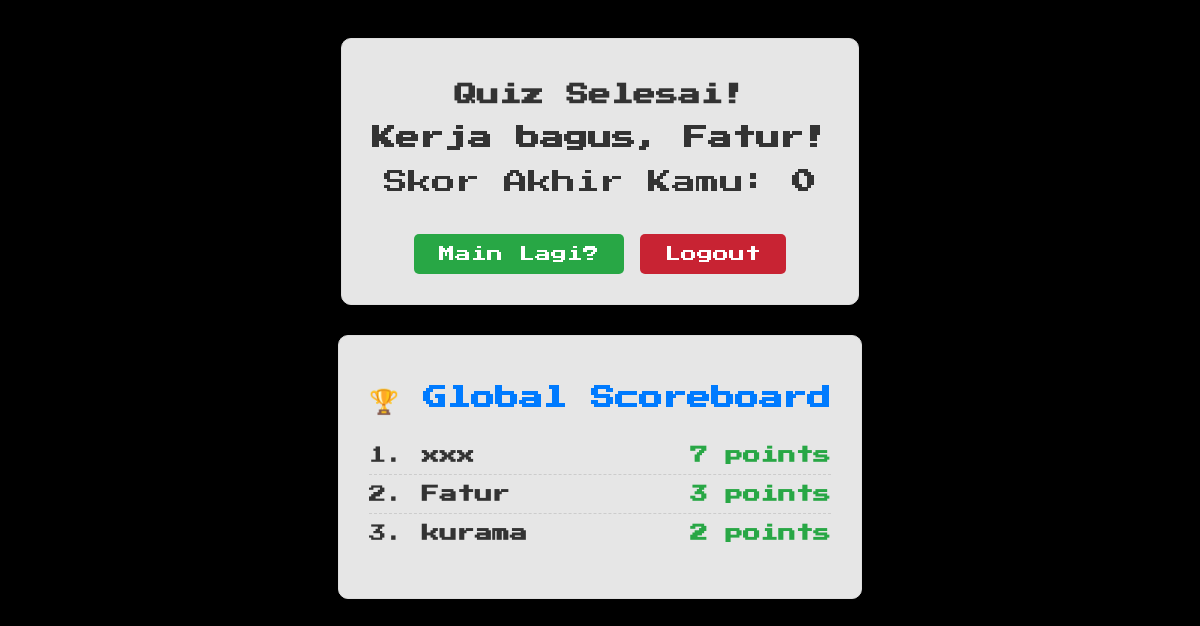
The page /results (signed in) on the database as committed earlier.
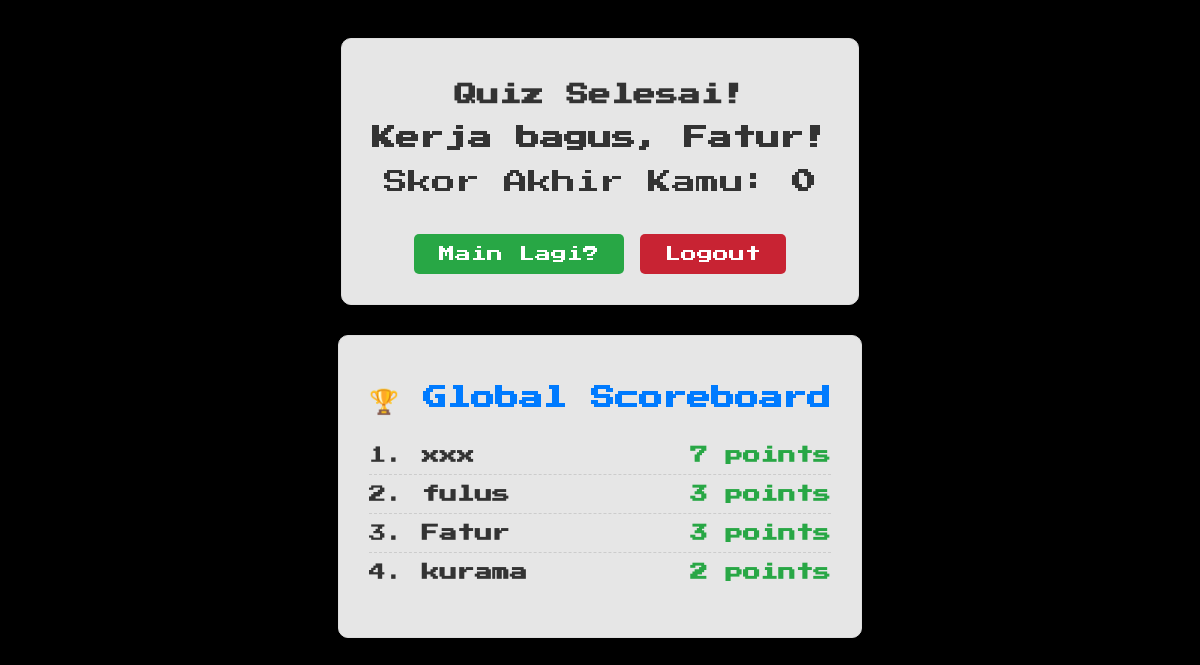
The same page on the database as committed later.
### app.py (models this page shows, shortened)
class User(UserMixin, db.Model):
    id = db.Column(db.Integer, primary_key=True)
    username = db.Column(db.String(80), unique=True, nullable=False)
    password_hash = db.Column(db.String(256), nullable=False)
    current_scene = db.Column(db.String(100), nullable=False, default='scene_1')

class ScoreEntry(db.Model):
    id = db.Column(db.Integer, primary_key=True)
    username = db.Column(db.String(80), nullable=False)
    score = db.Column(db.Integer, nullable=False)
    timestamp = db.Column(db.DateTime, default=db.func.now())
    user_id = db.Column(db.Integer, db.ForeignKey('user.id'), nullable=False)
    user = db.relationship('User', backref=db.backref('scores', lazy=True))

### app.py (the view)
@app.route('/results')
@login_required
def results():
    score = session.get('score', 0)
    if score > 0:
        db.session.add(ScoreEntry(username=current_user.username, score=score, user_id=current_user.id))
        db.session.commit()
    top_scores_query = db.session.query(ScoreEntry.username, func.max(ScoreEntry.score).label("max_score")).group_by(ScoreEntry.username).order_by(func.max(ScoreEntry.score).desc()).limit(10).all()
    top_scores = [{'username': s.username, 'score': s.max_score} for s in top_scores_query]
    session.pop('score', None); session.pop('q_indices', None); session.pop('current_q_index', None)
    return render_template('results.html', username=current_user.username, score=score, top_scores=top_scores)

### app.py (called while the page is built)
@login_manager.user_loader
def load_user(user_id):
    return User.query.get(int(user_id))

### templates/results.html (shortened to what this page needs)
<!DOCTYPE html>
<html lang="en">
<head>
    <link rel="stylesheet" href="{{ url_for('static', filename='css/style.css') }}">
</head>
<body>
    <div class="page-wrapper">
    <div class="container">
        <h1>Quiz Selesai!</h1>
        <h2>Kerja bagus, {{ username }}!</h2>
        <div class="results">
            Skor Akhir Kamu: <strong>{{ score }}</strong>
        </div>
        <a href="{{ url_for('start_quiz') }}" class="btn play-again">Main Lagi?</a>
        <a href="{{ url_for('logout') }}" class="btn" style="background-color: #c82333;">Logout</a>
    </div>
    <div class="scoreboard-container">
        <h2>🏆 Global Scoreboard</h2>
        <ol class="scoreboard-list">
        {% for entry in top_scores %}
            <li>
                <span>{{ loop.index }}. <strong>{{ entry.username }}</strong></span>
                <span class="score-points">{{ entry.score }} points</span>
            </li>
        {% else %}
            <li>Belum ada skor yang tercatat.</li>
        {% endfor %}
        </ol>
    </div>
</div>
</body>
</html>

### static/css/style.css (style rules this page uses)
body { font-family: PressStart2; color: #333; background: url("/static/img/opening_background.png") no-repeat center center fixed; background-size: cover; background-attachment: fixed; background-color: #000; overflow-x: hidden; }
.page-wrapper { display: flex; flex-direction: column; align-items: center; gap: 30px; }
.container { max-width: 600px; padding: 30px; background-color: rgba(255, 255, 255, 0.9); border: 1px solid #ddd; border-radius: 10px; box-shadow: 0 4px 8px rgba(0,0,0,0.1); text-align: center; margin-top: 30px; z-index: 99999999999; }
h1 { color: #333; margin-bottom: 20px; font-size: 1.4em; }
button, .btn { padding: 12px 25px; font-size: 16px; color: white; border: none; border-radius: 5px; cursor: pointer; text-decoration: none; display: inline-block; margin-top: 20px; }
.results { font-size: 1.5em; margin: 20px 0; }
.btn.play-again { background-color: #28a745; }
.scoreboard-container { max-width: 600px; padding: 30px; background-color: rgba(255, 255, 255, 0.9); border: 1px solid #ddd; border-radius: 10px; box-shadow: 0 4px 8px rgba(0,0,0,0.1); text-align: left; }
.scoreboard-container h2 { color: #007BFF; text-align: center; margin-bottom: 20px; }
.scoreboard-list { list-style: none; padding: 0; }
.scoreboard-list li { padding: 10px 0; font-size: 1.1em; border-bottom: 1px dashed #ccc; display: flex; justify-content: space-between; align-items: center; }
.scoreboard-list li:last-child { border-bottom: none; }
.score-points { font-weight: bold; color: #28a745; }
:root { --ix-cloud-speed1: 70s; --ix-cloud-speed2: 100s; --ix-cloud-opacity1: 0.9; --ix-cloud-opacity2: 0.8; --ix-cloud-size1: 240px; --ix-cloud-size2: 380px; }
:root { --timer-bg-j7: rgba(0, 0, 0, 0.65); --timer-border-j7: #ffb300; --timer-text-j7: #ffffff; }

Rows that differ between the two databases and show on the page:
added ScoreEntry: username "fulus", score "3"
